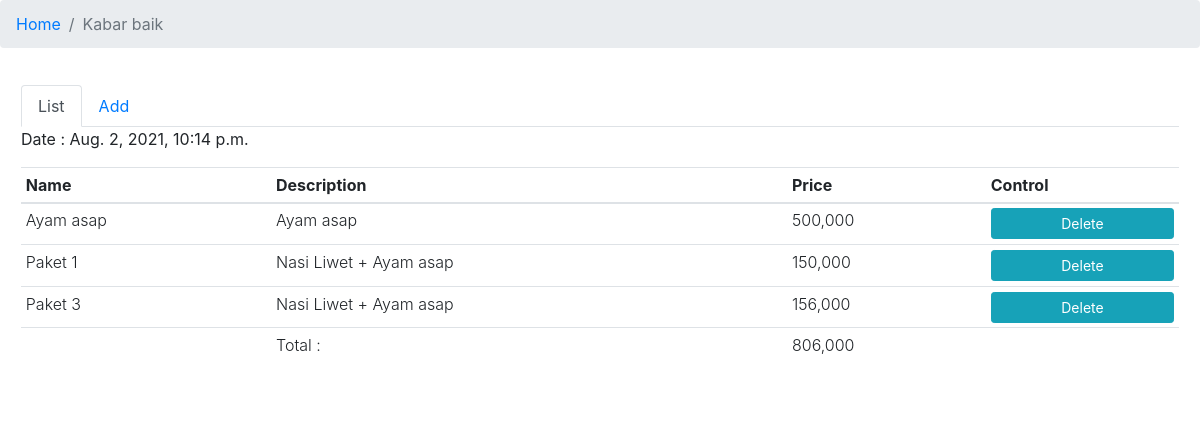
/22/detail/, run on the app's committed database.
### account/models.py (models this page shows, shortened)
class Penjualan(models.Model):
    user = models.ForeignKey(User, on_delete=models.CASCADE, related_name='penjualans')
    pembeli = models.CharField(max_length=255)
    lunas = models.IntegerField(default=0)
    total = models.IntegerField(default=0)
    pub_date = models.DateTimeField(auto_now_add=True)
    class Meta:
        db_table = 'penjualan'

class Menu(models.Model):
    user = models.ForeignKey(User, on_delete=models.CASCADE, related_name='pakets')
    nama = models.CharField(max_length=255)
    deskripsi = models.CharField(max_length=1000)
    harga = models.IntegerField(default=0)
    pub_date = models.DateTimeField(auto_now_add=True)
    class Meta:
        db_table = 'menu'
    def __str__(self):
        return self.deskripsi

### account/views.py (the view)
# urls.py: path('<int:id>/detail/', penjualan_detail,name='detail'),
def penjualan_detail(request,id):
    datas = PenjualanDetail.objects.filter(penjualan=id)
    menus = Menu.objects.all()
    pembeli = Penjualan.objects.get(pk=id)
    total = 0
    for data in datas:
        x = Menu.objects.get(id=data.menu_id)
        total += x.harga
    new_form = None
    if request.method == 'POST':
        form = PenjualanDetailForm(data=request.POST)
        if form.is_valid():
            new_form = form.save(commit=False)
            new_form.penjualan = pembeli
            new_form.save()
            messages.success(request, "Add item success.")
            return redirect("account:detail",id)
    else:
        form = PenjualanDetailForm()
    return render(request,'account/add_penjualan_detail.html', {'datas':datas, 'menus':menus, 'total':total, 'pembeli':pembeli, 'form':form})

### account/templates/account/add_penjualan_detail.html (shortened to what this page needs)
{% extends 'base.html' %}
{% load humanize %}
{% block breadcrumb %}<li class="breadcrumb-item active" aria-current="page">{{ pembeli.pembeli|capfirst }}</li>{% endblock %}
{% block container %}
<ul class="nav nav-tabs" id="myTab" role="tablist">
  <li class="nav-item">
    <a class="nav-link active" id="home-tab" data-toggle="tab" href="#home" role="tab" aria-controls="home" aria-selected="true">List</a>
  </li>
  <li class="nav-item">
    <a class="nav-link" id="profile-tab" data-toggle="tab" href="#profile" role="tab" aria-controls="profile" aria-selected="false">Add</a>
  </li>
</ul>
<div class="tab-content" id="myTabContent">
  <div class="tab-pane fade show active" id="home" role="tabpanel" aria-labelledby="home-tab">
    <p>Date : {{ pembeli.pub_date }}</p>
    <table class="table table-sm font-weight-light">
      <thead>
        <tr>
          <th>Name</th>
          <th>Description</th>
          <th>Price</th>
          <th>Control</th>
        </tr>
      </thead>
      <tbody>
      {% for data in datas %}
      {% for menu in menus %}
      {% ifequal menu.id data.menu_id %}
      <tr>
        <td>{{menu.nama|capfirst}}</td>
        <td>{{menu.deskripsi|capfirst}}</td>
        <td>{{ menu.harga|intcomma }}</td>
        <td>
          <form action="{% url 'account:delete' data.id pembeli.id %}" method="post">
            <button type="submit" class="btn btn-info btn-sm btn-block">Delete</button>
          </form>
        </td>
      </tr>
      {% endifequal %}
      {% endfor %}
      {% endfor %}
      <tr>
        <td></td>
        <td>Total :</td>
        <td>{{total|intcomma}}</td>
        <td></td>
      </tr>
    </tbody>
    </table>
  </div>
</div>
{% endblock %}

### data on the page
Penjualan: pembeli "Kabar baik", pub_date "Aug. 2, 2021, 10:14 p.m."
Menu: nama "Ayam asap", deskripsi "Ayam asap", harga "500,000"
Menu: nama "Paket 1", deskripsi "Nasi Liwet + Ayam asap", harga "150,000"
Menu: nama "Paket 3", deskripsi "Nasi Liwet + Ayam asap", harga "156,000"

### other printed values
{{ total|intcomma }} "806,000"
